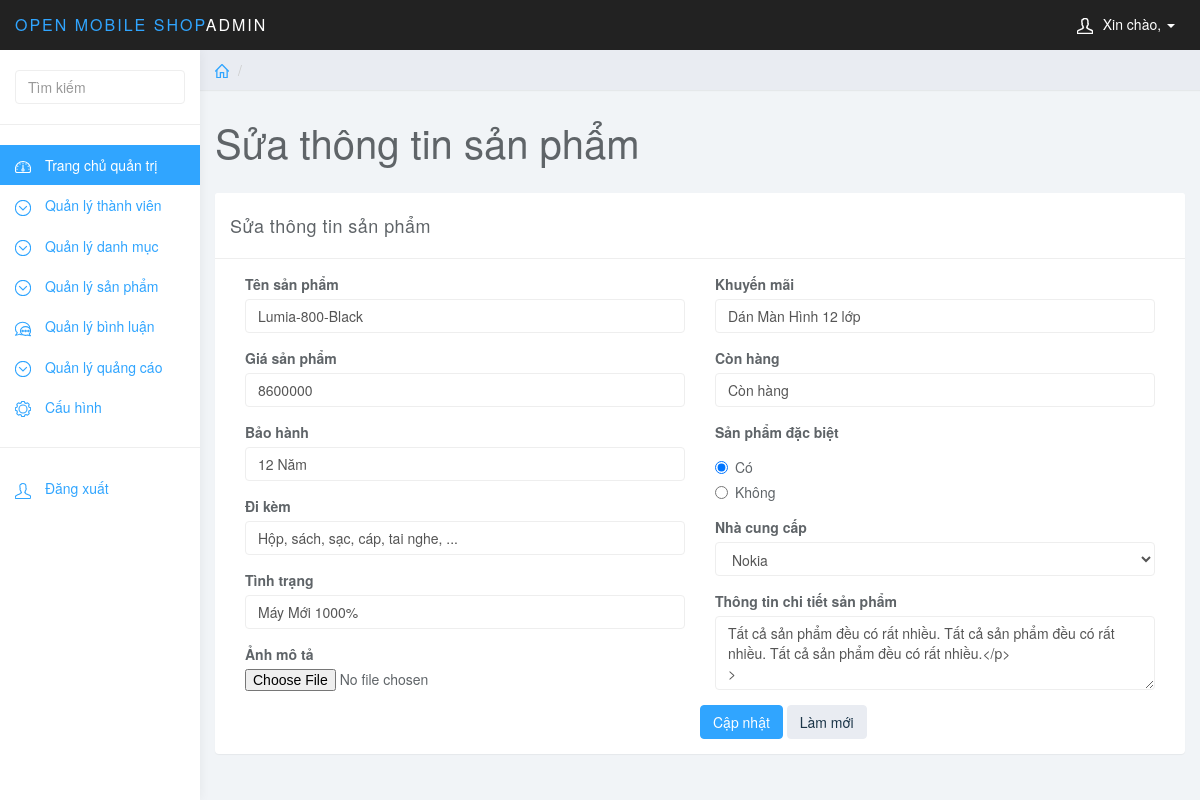
/quantri/quantri.php?page_layout=suasp&id_sp=31, run on the app's committed database.
### tables this page shows
CREATE TABLE `sanpham` (
  `id_sp` int(11) UNSIGNED NOT NULL,
  `id_dm` int(11) UNSIGNED NOT NULL,
  `ten_sp` varchar(255) NOT NULL,
  `anh_sp` varchar(255) NOT NULL,
  `gia_sp` varchar(255) NOT NULL,
  `bao_hanh` varchar(255) NOT NULL,
  `phu_kien` varchar(255) NOT NULL,
  `tinh_trang` varchar(255) NOT NULL,
  `khuyen_mai` varchar(255) NOT NULL,
  `trang_thai` varchar(255) NOT NULL,
  `dac_biet` int(1) NOT NULL,
  `chi_tiet_sp` longtext NOT NULL
);

CREATE TABLE `dmsanpham` (
  `id_dm` int(10) NOT NULL,
  `ten_dm` varchar(255) NOT NULL
);

### quantri/chucnang/sanpham/suasp.php (the view, shortened to what this page needs)
<?php
    $id_sp=$_GET['id_sp'];
    $sqldm="SELECT * FROM dmsanpham";
    $querydm= mysqli_query($conn,$sqldm);
    $sql="SELECT * FROM sanpham WHERE id_sp='$id_sp'";
    $query=mysqli_query($conn,$sql);
    $row=mysqli_fetch_array($query);
?>
<div class="row">
    <ol class="breadcrumb">
        <li><a href="#"><svg class="glyph stroked home"><use xlink:href="#stroked-home"></use></svg></a></li>
        <li class="active"></li>
    </ol>
</div>
<div class="row">
    <div class="col-lg-12">
        <h1 class="page-header">Sửa thông tin sản phẩm</h1>
    </div>
</div>
<div class="row">
    <div class="col-lg-12">
        <div class="panel panel-default">
            <div class="panel-heading">Sửa thông tin sản phẩm</div>
            <div class="panel-body">
                <form method="post" enctype="multipart/form-data" role="form">
                    <div class="col-md-6">
                        <div class="form-group">
                            <label>Tên sản phẩm</label>
                            <input type="text" class="form-control"  name="ten_sp" value="<?php if(isset($_POST['ten_sp'])){echo $_POST['ten_sp'];}else{echo $row['ten_sp'];} ?>" required="">
                        </div>
                        <div class="form-group">
                            <label>Giá sản phẩm</label>
                            <input type="text" class="form-control" name="gia_sp" value="<?php if(isset($_POST['gia_sp'])){echo $_POST['gia_sp'];}else{echo $row['gia_sp'];} ?>" required="">
                        </div>
                        <div class="form-group">
                            <label>Bảo hành</label>
                            <input type="text" class="form-control" name="bao_hanh" value="<?php if(isset($_POST['bao_hanh'])){echo $_POST['bao_hanh'];}else{echo $row['bao_hanh'];} ?>" required="">
                        </div>
                        <div class="form-group">
                            <label>Đi kèm</label>
                            <input type="text" class="form-control" name="phu_kien" value="<?php if(isset($_POST['phu_kien'])){echo $_POST['phu_kien'];}else{echo $row['phu_kien'];} ?>" required="">
                        </div>
                        <div class="form-group">
                            <label>Tình trạng</label>
                            <input type="text" class="form-control" name="tinh_trang" value="<?php if(isset($_POST['tinh_trang'])){echo $_POST['tinh_trang'];}else{echo $row['tinh_trang'];} ?>" required="">
                        </div>
                        <div class="form-group">
                            <label>Ảnh mô tả</label>
                            <input type="file" name="anh_sp"><input type="hidden" name="anh_sp" value="<?php echo $row['anh_sp']; ?>">
                        </div>
                    </div>
                    <div class="col-md-6">
                        <div class="form-group">
                            <label>Khuyến mãi</label>
                            <input type="text" class="form-control" name="khuyen_mai" value="<?php if(isset($_POST['khuyen_mai'])){echo $_POST['khuyen_mai'];}else{echo $row['khuyen_mai'];} ?>" required="">
                        </div>
                        <div class="form-group">
                            <label>Còn hàng</label>
                            <input type="text" class="form-control" name="trang_thai" value="<?php if(isset($_POST['trang_thai'])){echo $_POST['trang_thai'];}else{echo $row['trang_thai'];} ?>" required="">
                        </div>
                        <div class="form-group">
                            <label>Sản phẩm đặc biệt</label>
                            <div class="radio">
                                <label>
                                    <input type="radio" name="dac_biet"
                                        <?php
                                            if($row['dac_biet']==1)
                                            {
                                                echo 'checked';
                                            }
                                         ?>
                                     id="optionsRadios1" value=1>Có
                                </label>
                            </div>
                            <div class="radio">
                                <label>
                                    <input type="radio" name="dac_biet"
                                        <?php
                                            if($row['dac_biet']==0)
                                            {
                                                echo 'checked';
                                            }
                                         ?>
                                     id="optionsRadios2" value=0>Không
                                </label>
                            </div>
                        </div>
                        <div class="form-group">
                            <label>Nhà cung cấp</label>
                            <select name="id_dm" class="form-control">
                                <?php
                                    while($rowdm= mysqli_fetch_array($querydm)) {
                                ?>
                                <option
                                    <?php
                                    if($row['id_dm']==$rowdm['id_dm']){
                                        echo 'selected="selected"';
                                    }?>
                                 value="<?php echo $rowdm['id_dm']; ?>"><?php echo $rowdm['ten_dm']; ?></option>
                                <?php
                                    }
                                ?>
                            </select>
                        </div>
                        <div class="form-group">
                            <label>Thông tin chi tiết sản phẩm</label>
                            <textarea class="form-control" rows="3" name="chi_tiet_sp" <?php if(isset($_POST['chi_tiet_sp'])){echo $_POST['chi_tiet_sp'];} else{echo $row['chi_tiet_sp'];}  ?>></textarea>
                        </div>
                    </div>
                    <button type="submit" class="btn btn-primary" name="submit">Cập nhật</button>
                    <button type="reset" class="btn btn-default" name="reset">Làm mới</button>
                </form>
            </div>
        </div>
    </div>
</div>

### quantri/css/styles.css (style rules this page uses)
body { background: #f1f4f7; padding-top: 50px; color: #5f6468; }
a, a:hover, a:focus { color: #30a5ff; }
h1, h2, h3, h4, h5, h6 { color: #5f6468; }
h1 { font-weight: 300; font-size: 40px; }
.form-control { border: 1px solid #eee; box-shadow: none; }
.btn-default, .btn-default:hover, .btn-default:focus, .btn-default:active, .btn-default.active, .open > .dropdown-toggle.btn-default, .btn-default.disabled, .btn-default[disabled], fieldset[disabled] .btn-default, .btn-default.disabled:hover, .btn-default[disabled]:hover, fieldset[disabled] .btn-default:hover, .btn-default.disabled:focus, .btn-default[disabled]:focus, fieldset[disabled] .btn-default:focus, .btn-default.disabled:active, .btn-default[disabled]:active, fieldset[disabled] .btn-default:active, .btn-default.disabled.active, .btn-default[disabled].active, fieldset[disabled] .btn-default.active { background-color: #e9ecf2; border-color: #e9ecf2; color: #1b3548; }
.btn-primary, .btn-primary:hover, .btn-primary:focus, .btn-primary:active, .btn-primary.active, .open > .dropdown-toggle.btn-primary, .btn-primary.disabled, .btn-primary[disabled], fieldset[disabled] .btn-primary, .btn-primary.disabled:hover, .btn-primary[disabled]:hover, fieldset[disabled] .btn-primary:hover, .btn-primary.disabled:focus, .btn-primary[disabled]:focus, fieldset[disabled] .btn-primary:focus, .btn-primary.disabled:active, .btn-primary[disabled]:active, fieldset[disabled] .btn-primary:active, .btn-primary.disabled.active, .btn-primary[disabled].active, fieldset[disabled] .btn-primary.active { background-color: #30a5ff; border-color: #30a5ff; }
.panel { border: 0; }
.panel-heading { font-size: 18px; font-weight: 300; letter-spacing: 0.025em; height: 66px; line-height: 45px; }
.panel-default .panel-heading { background: #fff; border-bottom: 1px solid #eee; color: #5f6468; }
.breadcrumb { border-radius: 0; padding: 10px 15px; background: #e9ecf2; box-shadow: 0 1px 1px rgba(0, 0, 0, .05); margin: 0 ; }
h1.page-header { margin-top: 30px; border-bottom: 0; }
.breadcrumb .glyph { height: 14px; width: 14px; margin: -2px 0 0 0; stroke-width: 4px; }

### data on the page
sanpham: ten_sp "Lumia-800-Black", gia_sp "8600000", bao_hanh "12 Năm", phu_kien "Hộp, sách, sạc, cáp, tai nghe, ...", tinh_trang "Máy Mới 1000%", khuyen_mai "Dán Màn Hình 12 lớp", trang_thai "Còn hàng", dac_biet "☑ Có", dac_biet "☐ Không", id_dm "Nokia", chi_tiet_sp "Tất cả sản phẩm đều có rất nhiều. Tất cả sản phẩm đều có rất nhiều. Tất cả sản phẩm đều có rất nhiều.</p> >"
